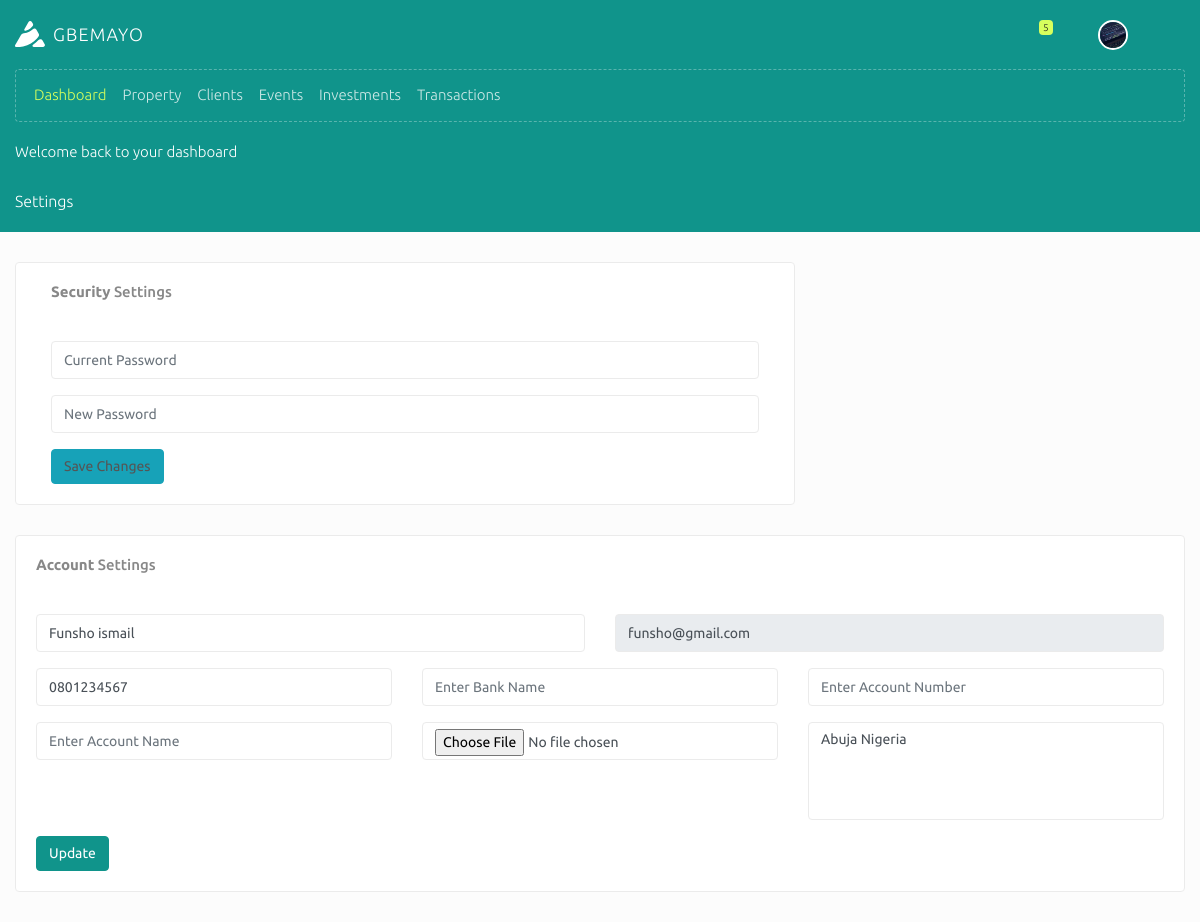
The page /profile.php (signed in) on the database its author committed.
### tables this page shows
CREATE TABLE `agents` (
  `agent_id` int(255) NOT NULL,
  `agent_privilege_id` int(255) DEFAULT NULL,
  `agent_fullname` varchar(255) DEFAULT NULL,
  `agent_email` varchar(255) DEFAULT NULL,
  `agent_password` varchar(255) DEFAULT NULL,
  `agent_phone_number` varchar(255) DEFAULT NULL,
  `agent_address` varchar(255) DEFAULT NULL,
  `agent_profile_photo` varchar(255) DEFAULT NULL,
  `agent_bank_name` varchar(255) DEFAULT NULL,
  `agent_account_name` varchar(255) DEFAULT NULL,
  `agent_account_number` varchar(255) DEFAULT NULL,
  `agent_business_id` varchar(255) DEFAULT NULL,
  `agent_referral_id` varchar(255) DEFAULT NULL,
  `agent_referred_by_id` varchar(255) DEFAULT NULL,
  `agent_referral_type` enum('realtor','business') DEFAULT NULL,
  `agent_event_id` varchar(255) DEFAULT NULL,
  `agent_payment_status` enum('active','inactive') NOT NULL DEFAULT 'inactive',
  `agent_created_on` datetime NOT NULL
);

### includes/db-functions.php (called while the page is built, shortened)
<?php
	include("config.php");
	function admin_query_agent($business_id, $agent_id, $data = false){
		global $con;
		$query = mysqli_query($con, "SELECT * FROM agents JOIN privileges ON privileges.privileges_id = agents.agent_privilege_id WHERE agent_business_id ='$business_id' AND agent_id ='$agent_id' ORDER BY agent_id DESC");
		return $data ? $query : mysqli_num_rows($query);
	}
?>

### profile.php (the view, shortened to what this page needs)
<?php
     include("includes/header.php");
     $query_agent_info = admin_query_agent($session_logged_in_business_id, $session_logged_in_agent_id, true);
     $fetch_agent_info = mysqli_fetch_assoc($query_agent_info);
 ?>
    <div class="body_area profile-page">
        <div class="block-header">
            <div class="container">
                <div class="row clearfix">
                    <div class="col-lg-6 col-md-12">
                        <ul class="breadcrumb pl-0 pb-0 ">
                            <li class="breadcrumb-item"><a href="dashboard">Home</a></li>
                            <li class="breadcrumb-item active">Profile</li>
                        </ul>
                         <h1 class="mb-1 mt-1">Good <?php echo $currentTime .", " . ucwords(explode(" ",$fetch_agent_info['agent_fullname'])[0]) ?></h1>
                        <span>Welcome back to your dashboard</span>
                    </div>
                    <div class="col-lg-6 col-md-12 text-md-right">
                    </div>
                </div>
                <div class="bh_divider"></div>
                <div class="row clearfix">
                    <div class="col-12">
                        <ul class="nav nav-tabs">
                            <li class="nav-item"><a class="nav-link active" data-toggle="tab" href="#usersettings">Settings</a></li>
                        </ul>
                    </div>
                </div>
            </div>
        </div>
        <div class="container">
            <div class="row clearfix">
                <div class="col-lg-12 col-md-12">
                    <div class="tab-content">
                        <div role="tabpanel" class="tab-pane active" id="usersettings">
                            <div class="card col-lg-8">
                                <div class="header">
                                    <h2><strong>Security</strong> Settings</h2>
                                </div>
                                <form action="" method="POST">
                                <div class="body">
                                    <div class="form-group">
                                        <input type="password" name="oldpass" class="form-control" placeholder="Current Password">
                                    </div>
                                    <div class="form-group">
                                        <input type="password" name="newpass" class="form-control" placeholder="New Password">
                                    </div>
                                    <button name="update_password" class="btn btn-info">Save Changes</button>
                                </div>
                            </form>
                            </div>
                            <div class="card">
                                <div class="header">
                                    <h2><strong>Account</strong> Settings</h2>
                                </div>
                                <form action="" method="POST" enctype="multipart/form-data">
                                    <div class="body">
                                        <div class="row clearfix">
                                            <div class="col-lg-6 col-md-12">
                                                <div class="form-group">
                                                    <input type="text" class="form-control" name="agent_fullname" value="<?php echo $fetch_agent_info['agent_fullname'] ?>" placeholder="Enter FullName">
                                                </div>
                                            </div>
                                            <div class="col-lg-6 col-md-12">
                                                <div class="form-group">
                                                    <input type="email" class="form-control" readonly value="<?php echo $fetch_agent_info['agent_email'] ?>" placeholder="Enter Email">
                                                </div>
                                            </div>
                                            <div class="col-lg-4 col-md-12">
                                                <div class="form-group">
                                                    <input type="number" class="form-control" value="<?php echo $fetch_agent_info['agent_phone_number']   ?>" name="agent_phone_number" placeholder="Enter Phone Number">
                                                </div>
                                            </div>
                                            <div class="col-lg-4 col-md-12">
                                                <div class="form-group">
                                                    <input type="text" class="form-control" value="<?php echo $fetch_agent_info['agent_bank_name']   ?>" name="agent_bank_name" placeholder="Enter Bank Name">
                                                </div>
                                            </div>
                                            <div class="col-lg-4 col-md-12">
                                                <div class="form-group">
                                                    <input type="text" class="form-control" value="<?php echo $fetch_agent_info['agent_account_number']   ?>" name="agent_account_number" placeholder="Enter Account Number">
                                                </div>
                                            </div>
                                             <div class="col-lg-4 col-md-12">
                                                <div class="form-group">
                                                    <input type="text" class="form-control" value="<?php echo $fetch_agent_info['agent_account_name']   ?>" name="agent_account_name" placeholder="Enter Account Name">
                                                </div>
                                            </div>
                                            <div class="col-lg-4 col-md-12">
                                                <div class="form-group">
                                                    <input type="file" class="form-control" name="agent_profile" >
                                                </div>
                                            </div>
                                            <div class="col-lg-4 col-md-12">
                                                <div class="form-group">
                                                    <textarea rows="4" class="form-control no-resize" name="agent_address" placeholder="Address"><?php  echo $fetch_agent_info['agent_address'] ?></textarea>
                                                </div>
                                            </div>
                                            <div class="col-md-12">
                                                <button class="btn btn-primary" name="update_profile">Update</button>
                                            </div>
                                        </div>
                                    </div>
                                </form>
                            </div>
                        </div>
                    </div>
                </div>
            </div>
        </div>
    </div>
</div>
</body>
</html>

### includes/header.php (shortened to what this page needs)
<?php
    $query_agent_info = admin_query_agent($session_logged_in_business_id, $session_logged_in_agent_id, true);
    $fetch_agent_info = mysqli_fetch_assoc($query_agent_info);
?>
<!doctype html>
<html class="no-js " lang="en">
<head>
<link rel="stylesheet" href="assets/plugins/bootstrap/css/bootstrap.min.css">
<link rel="stylesheet" href="assets/plugins/jquery-datatable/dataTables.bootstrap4.min.css">
<link rel="stylesheet" href="assets/plugins/jvectormap/jquery-jvectormap-2.0.3.css"/>
<link rel="stylesheet" href="assets/plugins/morrisjs/morris.css" />
<link rel="stylesheet" href="assets/plugins/YoutubePopUp/YouTubePopUp.css"/>
<link rel="stylesheet" href="assets/css/amaze.style.min.css">
<link rel="stylesheet" href="assets/css/ecommerce.css">
<link rel="stylesheet" href="https://cdnjs.cloudflare.com/ajax/libs/material-design-iconic-font/2.2.0/css/material-design-iconic-font.min.css">
</head>
<body class="font-ubuntu">
<div id="body" class="theme-cyan">
    <nav class="top_navbar">
        <div class="container">
            <div class="row clearfix">
                <div class="col-12">
                    <div class="d-flex justify-content-between align-items-center">
                        <div class="navbar-logo">
                            <a class="navbar-brand" href="dashboard"><img src="assets/images/logo.svg" width="30" alt="Amaze"><span class="ml-2">Gbemayo</span></a>
                        </div>
                        <div class="d-flex justify-content-end justify-content-md-between align-items-center flex-grow-1">
                            <ul class="navbar">
                                <li class="dropdown notifications">
                                    <a href="javascript:void(0);" class="dropdown-toggle" data-toggle="dropdown" role="button"><i class="zmdi zmdi-notifications"></i><span class="label-count">5</span></a>
                                </li>
                                <li class="dropdown profile">
                                    <a href="javascript:void(0);" class="dropdown-toggle" data-toggle="dropdown" role="button">
                                        <img class="rounded-circle" style="width:30px; height: 30px;object-fit: cover;" src="<?php echo $fetch_agent_info['agent_profile_photo'] ?>" alt="User">
                                    </a>
                                </li>
                                <li><a href="javascript:void(0);" class="js-right-sidebar"><i class="icon-equalizer"></i></a></li>
                            </ul>
                        </div>
                    </div>
                </div>
            </div>
        </div>
    </nav>
    <aside id="leftsidebar" class="sidebar h_menu">
        <div class="container">
            <div class="row clearfix">
                <div class="col-12">
                    <div class="menu">
                        <ul class="list">
                            <li class="active">
                                <a href="dashboard" class="menu-toggle"><i class="zmdi zmdi-home"></i><span>Dashboard</span></a>
                            </li>
                            <li><a href="property-list" class="menu-toggle"><i class="zmdi zmdi-home"></i><span>Property</span></a>
                            <li><a href="client-list" class="menu-toggle"><i class="zmdi zmdi-home"></i><span>Clients</span></a>
                            <li><a href="events" class="menu-toggle"><i class="zmdi zmdi-apps"></i><span>Events</span></a>
                            <li><a href="" class="menu-toggle"><i class="zmdi zmdi-apps"></i><span>Investments</span></a>
                            <li>
                                <a href="transaction-list" class="menu-toggle"><i class="zmdi zmdi-shopping-basket"></i><span>Transactions</span></a>
                            </li>
                        </ul>
                    </div>
                </div>
            </div>
        </div>
    </aside>

### assets/css/ecommerce.css (style rules this page uses)
:root { --dark-color: #323A45;--heading-color: #222222;--font-color: #555555;--font-white: #ffffff;--font-light: #888888;--font-xlight: #f0f0f0;--font-ccc: #cccccc;--text-muted: #9A9A9A;--border-color: #ebebeb;--card-color: #ffffff;--white-color: #ffffff;--body-color: #fcfcfc;--box-shadow: #e2e2e2;--box-shadow-light: #f0f0f0;--hc-font-color: #555555;--hc-bg-color: #f0f0f0 }
[class="theme-cyan"] { --primary-color: #10948b;--primary-color2: #46c6bd;--primary-color3: #6cc9c3;--secondary-color: #d7ff5d;--secondary-color2: #e0ff84;--link-color: #ffa7bc;--primary-gradient: linear-gradient(45deg, #10948b, #637AAE) }

### rows shown on the page
agents: agent_profile_photo (picture), agent_fullname "Funsho ismail", agent_email "funsho@gmail.com", agent_phone_number "0801234567", agent_address "Abuja Nigeria"
